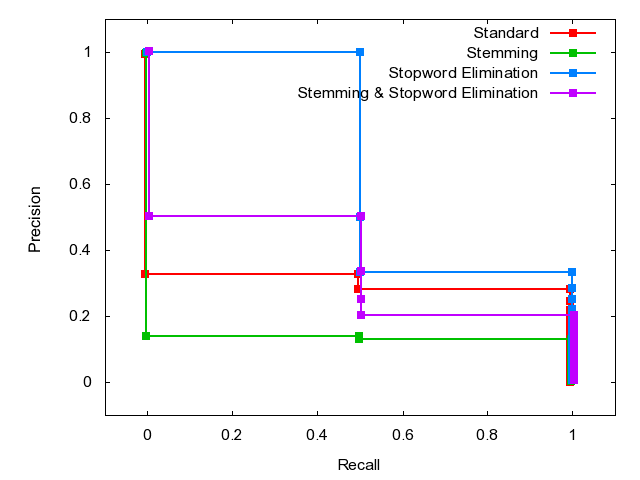

Recreate this plot in gnuplot.

	set terminal png
	set output 'Q11.png'
	set ylabel 'Precision'
	set xlabel 'Recall'
	set xrange [-0.1:1.1]
	set yrange [-0.1:1.1]
	plot 'Q11.dat' index 0 using 1:2 w linespoints lw 2 pt 5 title 'Standard', \
'Q11.dat' index 1 using 1:2 w linespoints lw 2 pt 5 title 'Stemming', \
'Q11.dat' index 2 using 1:2 w linespoints lw 2 pt 5 title 'Stopword Elimination', \
'Q11.dat' index 3 using 1:2 w linespoints lw 2 pt 5 title 'Stemming & Stopword Elimination'
